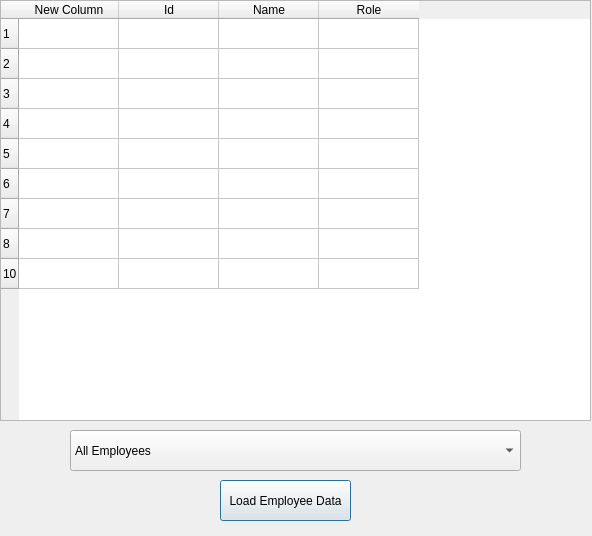
<?xml version="1.0" encoding="UTF-8"?>
<ui version="4.0">
 <class>Dialog</class>
 <widget class="QDialog" name="Dialog">
  <property name="geometry">
   <rect>
    <x>0</x>
    <y>0</y>
    <width>592</width>
    <height>536</height>
   </rect>
  </property>
  <property name="windowTitle">
   <string>Dialog</string>
  </property>
  <widget class="QTableWidget" name="tableWidget">
   <property name="geometry">
    <rect>
     <x>0</x>
     <y>0</y>
     <width>591</width>
     <height>421</height>
    </rect>
   </property>
   <row>
    <property name="text">
     <string>1</string>
    </property>
   </row>
   <row>
    <property name="text">
     <string>2</string>
    </property>
   </row>
   <row>
    <property name="text">
     <string>3</string>
    </property>
   </row>
   <row>
    <property name="text">
     <string>4</string>
    </property>
   </row>
   <row>
    <property name="text">
     <string>5</string>
    </property>
   </row>
   <row>
    <property name="text">
     <string>6</string>
    </property>
   </row>
   <row>
    <property name="text">
     <string>7</string>
    </property>
   </row>
   <row>
    <property name="text">
     <string>8</string>
    </property>
   </row>
   <row>
    <property name="text">
     <string>10</string>
    </property>
   </row>
   <column>
    <property name="text">
     <string>New Column</string>
    </property>
   </column>
   <column>
    <property name="text">
     <string>Id</string>
    </property>
   </column>
   <column>
    <property name="text">
     <string>Name</string>
    </property>
   </column>
   <column>
    <property name="text">
     <string>Role</string>
    </property>
   </column>
  </widget>
  <widget class="QComboBox" name="comboBox">
   <property name="geometry">
    <rect>
     <x>70</x>
     <y>430</y>
     <width>451</width>
     <height>41</height>
    </rect>
   </property>
   <item>
    <property name="text">
     <string>All Employees</string>
    </property>
   </item>
   <item>
    <property name="text">
     <string>Employees born in 2001</string>
    </property>
   </item>
   <item>
    <property name="text">
     <string>Top 3 Oldest Employees</string>
    </property>
   </item>
   <item>
    <property name="text">
     <string>Exclude Testers</string>
    </property>
   </item>
   <item>
    <property name="text">
     <string>Count Employees by Role</string>
    </property>
   </item>
  </widget>
  <widget class="QPushButton" name="pushButton">
   <property name="geometry">
    <rect>
     <x>220</x>
     <y>480</y>
     <width>131</width>
     <height>41</height>
    </rect>
   </property>
   <property name="text">
    <string>Load Employee Data</string>
   </property>
  </widget>
 </widget>
 <resources/>
 <connections/>
</ui>
